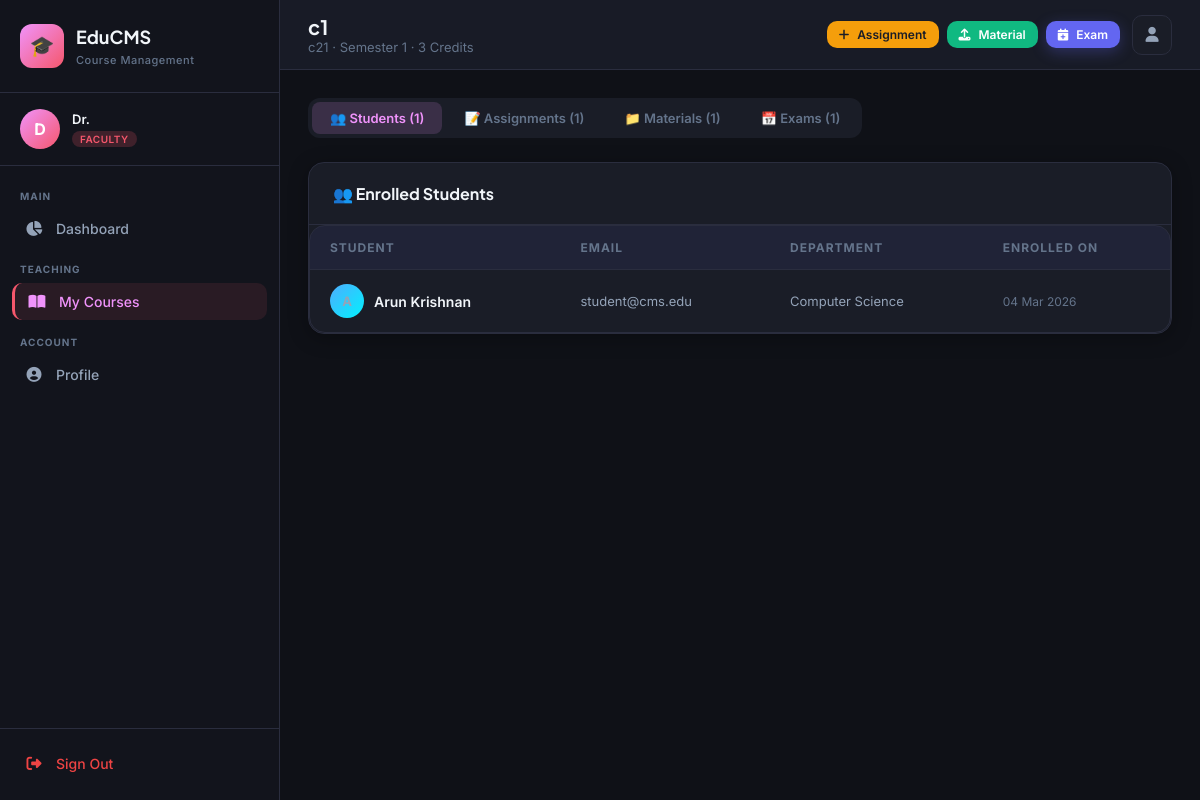
/faculty/courses/1 (signed in), run on the app's committed database.
### app.py (models this page shows)
class User(UserMixin, db.Model):
    __tablename__ = 'users'
    id = db.Column(db.Integer, primary_key=True)
    name = db.Column(db.String(100), nullable=False)
    email = db.Column(db.String(120), unique=True, nullable=False)
    password = db.Column(db.String(200), nullable=False)
    role = db.Column(db.String(20), nullable=False, default='student')  # admin/faculty/student
    phone = db.Column(db.String(20))
    department = db.Column(db.String(100))
    profile_pic = db.Column(db.String(200), default='default.png')
    is_active_account = db.Column(db.Boolean, default=True)
    created_at = db.Column(db.DateTime, default=datetime.utcnow)
    courses_taught = db.relationship('Course', backref='faculty', lazy=True, foreign_keys='Course.faculty_id')
    enrollments = db.relationship('Enrollment', backref='student', lazy=True, foreign_keys='Enrollment.student_id')

class Course(db.Model):
    __tablename__ = 'courses'
    id = db.Column(db.Integer, primary_key=True)
    name = db.Column(db.String(150), nullable=False)
    code = db.Column(db.String(20), unique=True, nullable=False)
    description = db.Column(db.Text)
    credits = db.Column(db.Integer, default=3)
    semester = db.Column(db.Integer, default=1)
    department = db.Column(db.String(100))
    faculty_id = db.Column(db.Integer, db.ForeignKey('users.id'))
    max_students = db.Column(db.Integer, default=60)
    is_active = db.Column(db.Boolean, default=True)
    created_at = db.Column(db.DateTime, default=datetime.utcnow)
    enrollments = db.relationship('Enrollment', backref='course', lazy=True)
    assignments = db.relationship('Assignment', backref='course', lazy=True)
    materials = db.relationship('Material', backref='course', lazy=True)
    exams = db.relationship('Exam', backref='course', lazy=True)

class Enrollment(db.Model):
    __tablename__ = 'enrollments'
    id = db.Column(db.Integer, primary_key=True)
    student_id = db.Column(db.Integer, db.ForeignKey('users.id'), nullable=False)
    course_id = db.Column(db.Integer, db.ForeignKey('courses.id'), nullable=False)
    status = db.Column(db.String(20), default='pending')  # pending/approved/rejected
    enrolled_at = db.Column(db.DateTime, default=datetime.utcnow)
    approved_at = db.Column(db.DateTime)

### app.py (the view)
@app.route('/faculty/courses/<int:course_id>')
@login_required
def faculty_course_detail(course_id):
    if current_user.role != 'faculty': return redirect(url_for('index'))
    course = Course.query.get_or_404(course_id)
    if course.faculty_id != current_user.id: return redirect(url_for('faculty_courses'))
    students = db.session.query(User, Enrollment)\
        .join(Enrollment, User.id == Enrollment.student_id)\
        .filter(Enrollment.course_id == course_id, Enrollment.status == 'approved').all()
    assignments = Assignment.query.filter_by(course_id=course_id).all()
    materials = Material.query.filter_by(course_id=course_id).all()
    exams = Exam.query.filter_by(course_id=course_id).all()
    return render_template('faculty/course_detail.html',
        course=course, students=students, assignments=assignments, materials=materials, exams=exams)

### app.py (called while the page is built)
@login_manager.user_loader
def load_user(user_id):
    return User.query.get(int(user_id))

@app.context_processor
def inject_now():
    return {'now': datetime.utcnow().date()}

### templates/faculty/course_detail.html (shortened to what this page needs)
{% extends "base.html" %}
{% block page_title %}{{ course.name }}{% endblock %}
{% block page_subtitle %}{{ course.code }} · Semester {{ course.semester }} · {{ course.credits }} Credits{% endblock %}
{% block header_actions %}
<div style="display:flex;gap:8px">
    <button onclick="openModal('addAssignModal')" class="btn btn-warning btn-sm"><i class="fas fa-plus"></i> Assignment</button>
    <button onclick="openModal('addMaterialModal')" class="btn btn-success btn-sm"><i class="fas fa-upload"></i> Material</button>
    <button onclick="openModal('addExamModal')" class="btn btn-primary btn-sm"><i class="fas fa-calendar-plus"></i> Exam</button>
</div>
{% endblock %}
{% block content %}
<div style="display:flex;gap:4px;margin-bottom:24px;background:#1a1d27;border-radius:12px;padding:4px;max-width:fit-content">
    <button class="tab-btn active" onclick="showTab('students')">👥 Students ({{ students|length }})</button>
    <button class="tab-btn" onclick="showTab('assignments')">📝 Assignments ({{ assignments|length }})</button>
    <button class="tab-btn" onclick="showTab('materials')">📁 Materials ({{ materials|length }})</button>
    <button class="tab-btn" onclick="showTab('exams')">📅 Exams ({{ exams|length }})</button>
</div>
<div id="tab-students" class="tab-content">
    <div class="card">
        <div class="card-header"><span class="card-title">👥 Enrolled Students</span></div>
        <div class="table-container">
            <table>
                <thead><tr><th>Student</th><th>Email</th><th>Department</th><th>Enrolled On</th></tr></thead>
                <tbody>
                    {% for student, enroll in students %}
                    <tr>
                        <td>
                            <div style="display:flex;align-items:center;gap:10px">
                                <div style="width:34px;height:34px;border-radius:50%;background:linear-gradient(135deg,#4facfe,#00f2fe);display:flex;align-items:center;justify-content:center;font-weight:700;font-size:13px">
                                </div>
                                <span style="font-weight:600;color:#f1f5f9;font-size:14px">{{ student.name }}</span>
                            </div>
                        </td>
                        <td style="font-size:13px;color:#94a3b8">{{ student.email }}</td>
                        <td style="font-size:13px;color:#94a3b8">{{ student.department or '—' }}</td>
                        <td style="font-size:12px;color:#64748b">{{ enroll.approved_at.strftime('%d %b %Y') if enroll.approved_at else '—' }}</td>
                    </tr>
                    {% else %}
                    <tr><td colspan="4"><div class="empty-state"><div class="empty-icon">👥</div><div class="empty-title">No Students Enrolled</div></div></td></tr>
                    {% endfor %}
                </tbody>
            </table>
        </div>
    </div>
</div>
{% endblock %}

### templates/base.html (shortened to what this page needs)
<!DOCTYPE html>
<html lang="en">
<head>
    <link rel="stylesheet" href="https://cdnjs.cloudflare.com/ajax/libs/font-awesome/6.5.0/css/all.min.css">
</head>
<body>
{% if current_user.is_authenticated %}
<aside class="sidebar" id="sidebar">
    <div class="sidebar-brand">
        <div class="brand-icon">🎓</div>
        <div class="brand-text">
            <h1>EduCMS</h1>
            <span>Course Management</span>
        </div>
    </div>
    <div class="sidebar-user">
        <div class="user-avatar" style="background:
            {% if current_user.role == 'admin' %}var(--admin-gradient)
            {% elif current_user.role == 'faculty' %}var(--faculty-gradient)
            {% else %}var(--student-gradient){% endif %}">
            {{ current_user.name[0].upper() }}
        </div>
        <div class="user-info">
            <h4>{{ current_user.name.split(' ')[0] }}</h4>
            <span class="role-badge badge-{{ current_user.role }}">{{ current_user.role }}</span>
        </div>
    </div>
    <nav class="sidebar-nav">
        {% if current_user.role == 'admin' %}
        <div class="nav-section">
            <div class="nav-section-label">Main</div>
            <a href="/admin/dashboard" class="nav-item {% if request.path == '/admin/dashboard' %}active{% endif %}">
                <i class="fas fa-chart-pie"></i> Dashboard
            </a>
        </div>
        <div class="nav-section">
            <div class="nav-section-label">Management</div>
            <a href="/admin/courses" class="nav-item {% if '/admin/courses' in request.path %}active{% endif %}">
                <i class="fas fa-book-open"></i> Courses
            </a>
            <a href="/admin/users" class="nav-item {% if '/admin/users' in request.path %}active{% endif %}">
                <i class="fas fa-users"></i> Users
            </a>
            <a href="/admin/enrollments" class="nav-item {% if '/admin/enrollments' in request.path %}active{% endif %}">
                <i class="fas fa-user-check"></i> Enrollments
            </a>
        </div>
        <div class="nav-section">
            <div class="nav-section-label">Communication</div>
            <a href="/admin/announcements" class="nav-item {% if '/admin/announcements' in request.path %}active{% endif %}">
                <i class="fas fa-bullhorn"></i> Announcements
            </a>
            <a href="/admin/reports" class="nav-item {% if '/admin/reports' in request.path %}active{% endif %}">
                <i class="fas fa-chart-bar"></i> Reports
            </a>
        </div>
        {% elif current_user.role == 'faculty' %}
        <div class="nav-section">
            <div class="nav-section-label">Main</div>
            <a href="/faculty/dashboard" class="nav-item {% if request.path == '/faculty/dashboard' %}active{% endif %}">
                <i class="fas fa-chart-pie"></i> Dashboard
            </a>
        </div>
        <div class="nav-section">
            <div class="nav-section-label">Teaching</div>
            <a href="/faculty/courses" class="nav-item {% if '/faculty/courses' in request.path %}active{% endif %}">
                <i class="fas fa-book-open"></i> My Courses
            </a>
        </div>
        {% endif %}
        <div class="nav-section">
            <div class="nav-section-label">Account</div>
            <a href="/profile" class="nav-item {% if request.path == '/profile' %}active{% endif %}">
                <i class="fas fa-user-circle"></i> Profile
            </a>
        </div>
    </nav>
    <div class="sidebar-footer">
        <a href="/logout" class="nav-item" style="color: #ef4444;">
            <i class="fas fa-sign-out-alt"></i> Sign Out
        </a>
    </div>
</aside>
<main class="main-content">
    <header class="header">
        <div class="header-left">
            <div>
                <div class="page-title">{% block page_title %}Dashboard{% endblock %}</div>
                <div class="page-subtitle">{% block page_subtitle %}{% endblock %}</div>
            </div>
        </div>
        <div class="header-right">
            {% block header_actions %}{% endblock %}
            <a href="/profile" class="header-btn" title="Profile">
                <i class="fas fa-user"></i>
            </a>
        </div>
    </header>
    <div class="page-content">
        {% block content %}{% endblock %}
    </div>
</main>
{% else %}
{% block auth_content %}{% endblock %}
{% endif %}
</body>
</html>

### templates/faculty/course_detail.html (style rules this page uses)
.tab-btn { padding: 8px 18px; background: none; border: none; color: #64748b; font-size: 13px; font-weight: 600; cursor: pointer; border-radius: 8px; transition: all 0.2s; font-family: 'Inter', sans-serif; }
.tab-btn.active { background: rgba(240,147,251,0.15); color: #f093fb; }

### data on the page
User: name "D", name "Dr.", role "FACULTY"
Course: name "c1", code "c21", semester "1", credits "3"
User: name "Arun Krishnan", email "student@cms.edu", department "Computer Science", approved_at "04 Mar 2026"

### other printed values
{{ students|length }} "1"
{{ assignments|length }} "1"
{{ materials|length }} "1"
{{ exams|length }} "1"
